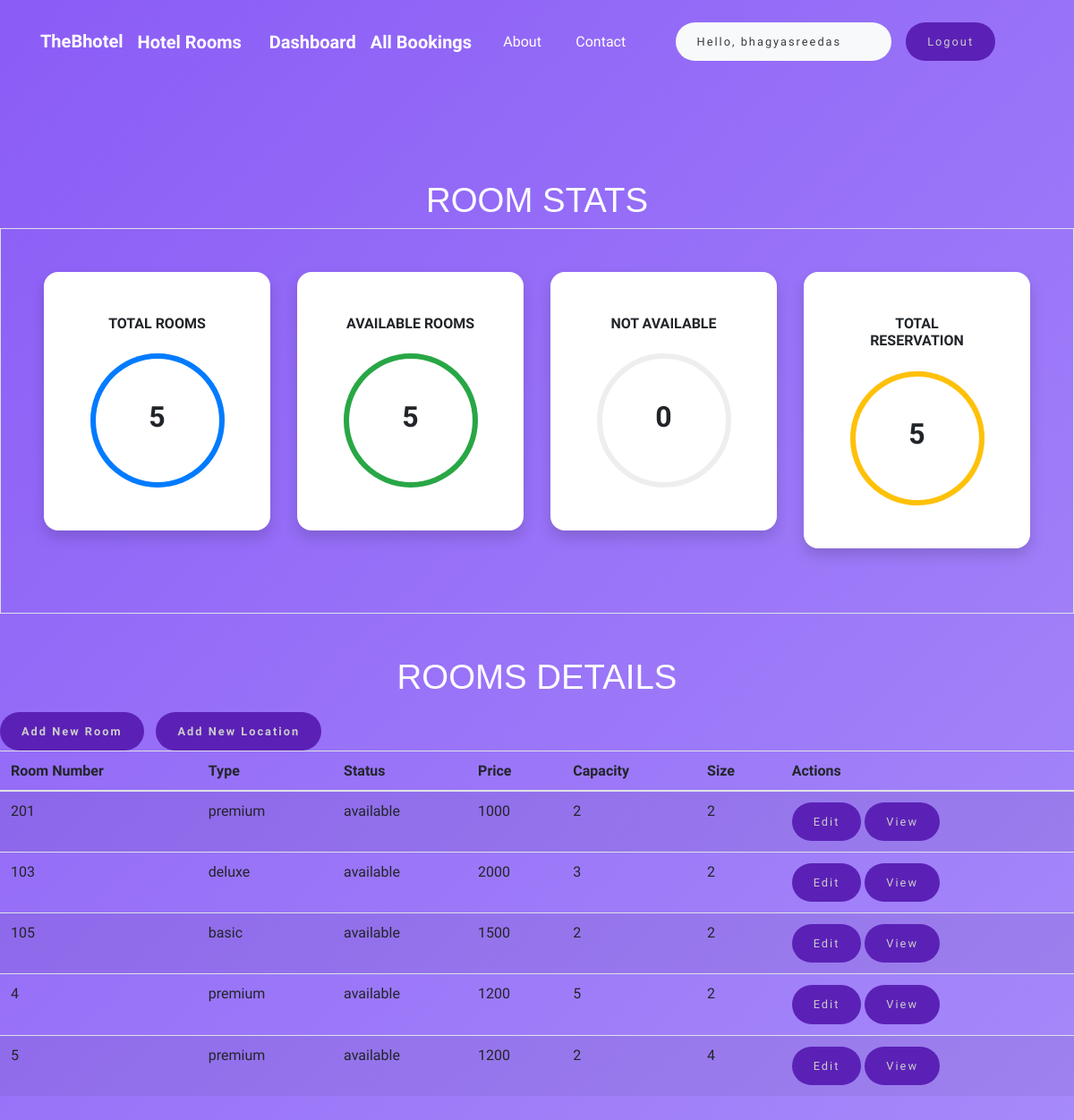
Page /staff/panel (signed in) on the committed database.
### store/models.py (models this page shows, shortened)
class Rooms(models.Model):
    ROOM_STATUS = (
    ("1", "available"),
    ("2", "not available"),
    )
    ROOM_TYPE = (
    ("1", "premium"),
    ("2", "deluxe"),
    ("3","basic"),
    )
    room_type = models.CharField(max_length=50,choices = ROOM_TYPE)
    capacity = models.IntegerField()
    price = models.IntegerField()
    size = models.IntegerField()
    hotel = models.ForeignKey(Hotels, on_delete = models.CASCADE)
    status = models.CharField(choices =ROOM_STATUS,max_length = 15)
    roomnumber = models.IntegerField()

### store/views.py (the view)
# urls.py: path('staff/panel', views.panel,name="staffpanel"),
@login_required(login_url='/staff')
def panel(request):
    if request.user.is_staff == False:
        return HttpResponse('Access Denied')
    staff_id = request.user.id
    print("The staff number is:",staff_id)
    hotel = Hotels.objects.filter(id = staff_id)
    print("the hotel name is :",hotel)
    rooms = Rooms.objects.all()
    total_rooms = len(rooms)
    available_rooms = len(Rooms.objects.all().filter(status='1'))
    unavailable_rooms = len(Rooms.objects.all().filter(status='2'))
    reserved = len(Reservation.objects.all())
    hotel = Hotels.objects.values_list('location','id').distinct().order_by()
    response = render(request,'staff/panel.html',{'location':hotel,'reserved':reserved,'rooms':rooms,'total_rooms':total_rooms,'available':available_rooms,'unavailable':unavailable_rooms})
    return HttpResponse(response)

### store/models.py (called while the page is built)
    def __str__(self):
        return self.name

### store/templatetags/app_tags.py (called while the page is built)
@register.filter
def percentage(value1,value2=100):
    return int(value1)/int(value2)*100

### store/templates/staff/panel.html (shortened to what this page needs)
{% extends 'basic.html' %} {% block title %} staff panel {% endblock title %}  {% block body %}
<section class="my-5 ">
    {%load app_tags%}
    <h2 class="text-center ">Room Stats</h2>
    <div class="container-fluid px-5 py-5 border">
        <div class="row">
            <div class="col-xl-3 col-lg-6 col-sm-12 mb-4 ">
                <div class="bg-white rounded-lg p-5 shadow">
                    <h2 class="h6 font-weight-bold text-center mb-4">Total Rooms</h2>
                    <div class="progress mx-auto" data-value={{ total_rooms|percentage:total_rooms}}>
                        <span class="progress-left">
                                    <span class="progress-bar border-primary"></span>
                        </span>
                        <span class="progress-right">
                                    <span class="progress-bar border-primary"></span>
                        </span>
                        <div class="progress-value w-100 h-100 rounded-circle d-flex align-items-center justify-content-center">
                            <div class="h2 font-weight-bold">{{ total_rooms}}</div>
                        </div>
                    </div>
                </div>
            </div>
            <div class="col-xl-3 col-lg-6 col-sm-12 mb-4">
                <div class="bg-white rounded-lg p-5 shadow">
                    <h2 class="h6 font-weight-bold text-center mb-4">Available Rooms</h2>
                    <div class="progress mx-auto" data-value={{ available|percentage:total_rooms}}>
                        <span class="progress-left">
                                    <span class="progress-bar border-success"></span>
                        </span>
                        <span class="progress-right">
                                    <span class="progress-bar border-success"></span>
                        </span>
                        <div class="progress-value w-100 h-100 rounded-circle d-flex align-items-center justify-content-center">
                            <div class="h2 font-weight-bold">{{ available}}</div>
                        </div>
                    </div>
                </div>
            </div>
            <div class="col-xl-3 col-lg-6 col-sm-12 mb-4">
                <div class="bg-white rounded-lg p-5 shadow">
                    <h2 class="h6 font-weight-bold text-center mb-4">Not Available</h2>
                    <div class="progress mx-auto" data-value={{ unavailable|percentage:total_rooms}}>
                        <span class="progress-left">
                        </span>
                        <span class="progress-right">
                        </span>
                        <div class="progress-value w-100 h-100 rounded-circle d-flex align-items-center justify-content-center">
                            <div class="h2 font-weight-bold">{{ unavailable}}</div>
                        </div>
                    </div>
                </div>
            </div>
            <div class="col-xl-3 col-lg-6 col-sm-12 mb-4">
                <div class="bg-white rounded-lg p-5 shadow">
                    <h2 class="h6 font-weight-bold text-center mb-4">Total Reservation</h2>
                    <div class="progress mx-auto" data-value={{reserved |percentage:total_rooms}}>
                        <span class="progress-left">
                                    <span class="progress-bar border-warning"></span>
                        </span>
                        <span class="progress-right">
                                    <span class="progress-bar border-warning"></span>
                        </span>
                        <div class="progress-value w-100 h-100 rounded-circle d-flex align-items-center justify-content-center">
                            <div class="h2 font-weight-bold">{{reserved}}</div>
                        </div>
                    </div>
                </div>
            </div>
        </div>
    </div>
</section>
<h2 class="text-center pb-2">Rooms Details</h2>
<Button class="btn btn-group font-weight-bold" data-toggle="modal" data-target="#newroom">Add New Room</Button>
<Button class="btn btn-group font-weight-bold" data-toggle="modal" data-target="#newlocation">Add New Location</Button>
<table class="table table-striped  ">
    <thead>
        <th>Room Number</th>
        <th>Type</th>
        <th>Status</th>
        <th>Price</th>
        <th>Capacity</th>
        <th>Size</th>
        <th colspan="2">Actions</th>
    </thead>
    {% if rooms %} {% for each_room in rooms %}
    <tr>
        <td>{{each_room.roomnumber}}</td>
        <td>{{each_room.get_room_type_display}}</td>
        <td>{{each_room.get_status_display}}</td>
        <td>{{each_room.price}}</td>
        <td>{{each_room.capacity}}</td>
        <td>{{each_room.size}}</td>
        <td colspan="2">
            <a href="/staff/panel/edit-room?roomid={{each_room.id}}"><Button class="btn btn-danger">Edit</Button></a>
            <a href="/staff/panel/view-room?roomid={{each_room.id}}"><Button class="btn btn-primary">View</Button></a>
        </td>
    </tr>
    {% endfor %} {% endif %}
</table>
{% endblock body %}

### store/templates/basic.html (shortened to what this page needs)
{% load static %}
<html lang="en">
<head>
    <link rel="stylesheet" href="https://cdnjs.cloudflare.com/ajax/libs/twitter-bootstrap/4.1.3/css/bootstrap.min.css">
    <link rel="stylesheet" href="https://cdnjs.cloudflare.com/ajax/libs/font-awesome/4.7.0/css/font-awesome.min.css">
    <link rel="stylesheet" type = "text/css" href="{% static 'css/style1.css' %}">
</head>
<body >
    <div>
        <div class="header-blue">
            <nav class="navbar navbar-dark navbar-expand-md navigation-clean-search">
                <div class="container">
                    <a class="navbar-brand" href="/">TheBhotel</a>
                    <div class="collapse navbar-collapse"
                        id="navcol-1">
                        <a class="navbar-brand" href="#">Hotel Rooms</a>
                          </div>
                          <div class="container">
                                <div class="collapse navbar-collapse " id="navbarSupportedContent">
                                    <ul class="navbar-nav mr-auto ">
                                        {% if user.is_staff %}
                                        <li class="nav-item active">
                                            <a class="navbar-brand" href="/staff/panel">Dashboard </a>
                                        </li>
                                        {% elif user.is_staff == False and user.is_authenticated %}
                                        <li class="nav-item active">
                                                <a class="navbar-brand" href="/user/bookings">My Bookings </a>
                                            </li>
                                        {% endif %}
                                        {% if user.is_staff %}
                                        <li class="nav-item active">
                                                <a class="navbar-brand" href="/staff/allbookings">All Bookings </a>
                                            </li>
                                        {% endif %}
                                        <li class="nav-item active">
                                            <a class="nav-link text-bold" href="/about">About</a>
                                        </li>
                                        <li class="nav-item active">
                                            <a class="nav-link text-bold" href="/contact">Contact </a>
                                        </li>
                                    </ul>
                                    {% if user.is_authenticated %}
                                          <button class="btn btn-group bg-light text-dark" data-toggle="modal" data-target="#forlogin">
                                           Hello, {{request.user}}
                                           <a href="/logout" class="nav-link">
                                        <button class="btn btn-group " data-toggle="modal" data-target="#forlogin">
                                            Logout
                                        </button></a>&nbsp; &nbsp;
                                        </button>
                                    {% endif %}
                                </div>
                            </nav>
    <div class="container hero">
  <div class="row">
      <div class="col-12 col-lg-6 col-xl-5 offset-xl-1">
</div>
</div>
    </div>
    {% block body %}
    {% endblock body %}
</body>
</html>

### store/static/css/style1.css (style rules this page uses)
.header-blue { background:linear-gradient(135deg,#8B5CF6, #A78BFA); background-color:#184e8e; padding-bottom:80px; font-family:'Source Sans Pro', sans-serif; }
@media (min-width:768px) { .header-blue { padding-bottom:120px; } }
.header-blue .navbar { background:transparent; padding-top:.75rem; padding-bottom:.75rem; color:#fff; border-radius:0; box-shadow:none; border:none; }
@media (min-width:768px) { .header-blue .navbar { padding-top:1rem; padding-bottom:1rem; } }
.header-blue .navbar .navbar-brand { font-weight:bold; color:inherit; }
.header-blue .navbar .navbar-collapse { border-top:1px solid rgba(255,255,255,0.3); margin-top:.5rem; }
@media (min-width:768px) { .header-blue .navbar .navbar-collapse { border-color:transparent; margin:0; } }
@media (min-width: 768px) { .header-blue .navbar-nav .nav-link { padding-left:.7rem; padding-right:.7rem; } }
@media (min-width: 992px) { .header-blue .navbar-nav .nav-link { padding-left:1.2rem; padding-right:1.2rem; } }
.header-blue .hero { margin-top:20px; text-align:center; }
@media (min-width:768px) { .header-blue .hero { margin-top:60px; text-align:left; } }
h2 { font-family: 'Righteous', sans-serif; color: rgba(255,255,255,0.98); text-transform: uppercase; font-size: 2.4rem; }
.btn { background-color: #5B21B6; color:#ccc; border: none; padding: 12px 24px; border-radius: 24px; font-size: 12px; font-size: 0.8rem; letter-spacing: 2px; cursor: pointer; }
.btn + .btn { margin-left: 10px; }

### store/templates/staff/panel.html (style rules this page uses)
.progress { width: 150px; height: 150px; background: none; position: relative; }
.progress::after { content: ""; width: 100%; height: 100%; border-radius: 50%; border: 6px solid #eee; position: absolute; top: 0; left: 0; }
.progress>span { width: 50%; height: 100%; overflow: hidden; position: absolute; top: 0; z-index: 1; }
.progress .progress-left { left: 0; }
.progress .progress-bar { width: 100%; height: 100%; background: none; border-width: 6px; border-style: solid; position: absolute; top: 0; }
.progress .progress-left .progress-bar { left: 100%; border-top-right-radius: 80px; border-bottom-right-radius: 80px; border-left: 0; -webkit-transform-origin: center left; transform-origin: center left; }
.progress .progress-right { right: 0; }
.progress .progress-right .progress-bar { left: -100%; border-top-left-radius: 80px; border-bottom-left-radius: 80px; border-right: 0; -webkit-transform-origin: center right; transform-origin: center right; }
.progress .progress-value { position: absolute; top: 0; left: 0; }
body { min-height: 100vh; }
.rounded-lg { border-radius: 1rem; }

### store/templates/basic.html (style rules this page uses)
a { text-decoration: none; }

### rows in the picture
Rooms: roomnumber "201", room_type "premium", status "available", price "1000", capacity "2", size "2"
Rooms: roomnumber "103", room_type "deluxe", status "available", price "2000", capacity "3", size "2"
Rooms: roomnumber "105", room_type "basic", status "available", price "1500", capacity "2", size "2"
Rooms: roomnumber "4", room_type "premium", status "available", price "1200", capacity "5", size "2"
Rooms: roomnumber "5", room_type "premium", status "available", price "1200", capacity "2", size "4"

### other values in the picture
{{ request.user }} "bhagyasreedas"
{{ total_rooms }} "5"
{{ available }} "5"
{{ unavailable }} "0"
{{ reserved }} "5"
